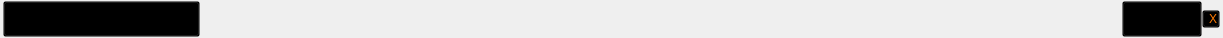
              <widget class="QWidget" name="widget_3" native="true">
               <property name="minimumSize">
                <size>
                 <width>0</width>
                 <height>38</height>
                </size>
               </property>
               <property name="maximumSize">
                <size>
                 <width>16777215</width>
                 <height>38</height>
                </size>
               </property>
               <property name="styleSheet">
                <string notr="true">#widget_3
{
margin-top: 2px;
border-radius: 4px;
background-color: #e5fafa;
}</string>
               </property>
               <layout class="QHBoxLayout" name="horizontalLayout_22">
                <property name="spacing">
                 <number>0</number>
                </property>
                <property name="leftMargin">
                 <number>3</number>
                </property>
                <property name="topMargin">
                 <number>0</number>
                </property>
                <property name="rightMargin">
                 <number>3</number>
                </property>
                <property name="bottomMargin">
                 <number>0</number>
                </property>
                <item>
                 <widget class="QPushButton" name="pushButton_45">
                  <property name="minimumSize">
                   <size>
                    <width>180</width>
                    <height>36</height>
                   </size>
                  </property>
                  <property name="maximumSize">
                   <size>
                    <width>16777215</width>
                    <height>36</height>
                   </size>
                  </property>
                  <property name="styleSheet">
                   <string notr="true">QPushButton
{
text-align: left;
padding-left: 6px;
font: 400 12px &quot;微软雅黑&quot;;
background-color: transparent;
}
QPushButton:hover
{
color: #ff4536;
}</string>
                  </property>
                  <property name="text">
                   <string>完成实名 认证， 获取更多收益！&gt;&gt;</string>
                  </property>
                 </widget>
                </item>
                <item>
                 <spacer name="horizontalSpacer_19">
                  <property name="orientation">
                   <enum>Qt::Horizontal</enum>
                  </property>
                  <property name="sizeHint" stdset="0">
                   <size>
                    <width>922</width>
                    <height>20</height>
                   </size>
                  </property>
                 </spacer>
                </item>
                <item>
                 <widget class="QPushButton" name="pushButton_46">
                  <property name="minimumSize">
                   <size>
                    <width>80</width>
                    <height>36</height>
                   </size>
                  </property>
                  <property name="maximumSize">
                   <size>
                    <width>80</width>
                    <height>36</height>
                   </size>
                  </property>
                  <property name="styleSheet">
                   <string notr="true">QPushButton
{
text-align: left;
padding-left: 6px;
font: 400 12px &quot;微软雅黑&quot;;
background-color: transparent;
}
QPushButton:hover
{
color: #ff4536;
}</string>
                  </property>
                  <property name="text">
                   <string>前往认证-&gt;</string>
                  </property>
                 </widget>
                </item>
                <item>
                 <widget class="QPushButton" name="pushButton_tipClose">
                  <property name="minimumSize">
                   <size>
                    <width>18</width>
                    <height>18</height>
                   </size>
                  </property>
                  <property name="maximumSize">
                   <size>
                    <width>18</width>
                    <height>18</height>
                   </size>
                  </property>
                  <property name="styleSheet">
                   <string notr="true">QPushButton
{
color: rgb(255, 123, 4);
text-align: left;
padding-left: 6px;
font: 400 12px &quot;微软雅黑&quot;;
background-color: transparent;
}
QPushButton:hover
{
color: #ff4536;
}</string>
                  </property>
                  <property name="text">
                   <string>X</string>
                  </property>
                 </widget>
                </item>
               </layout>
              </widget>
